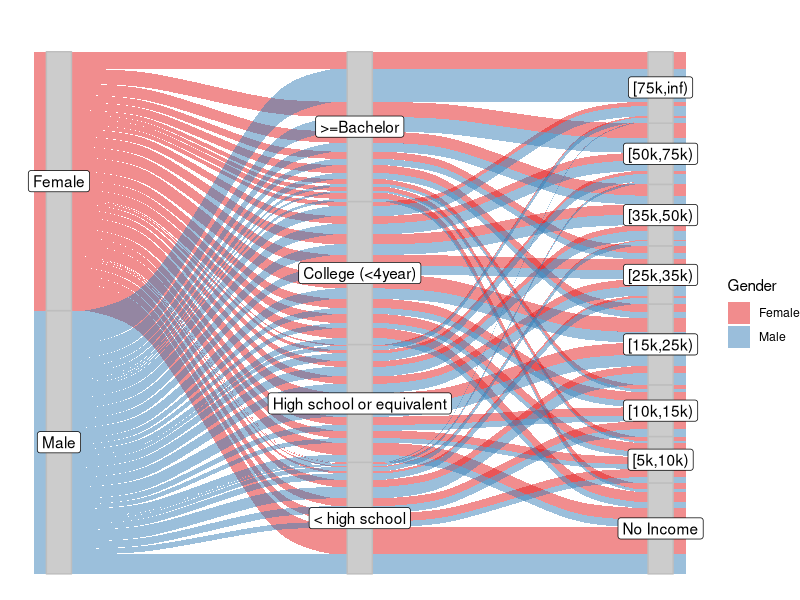
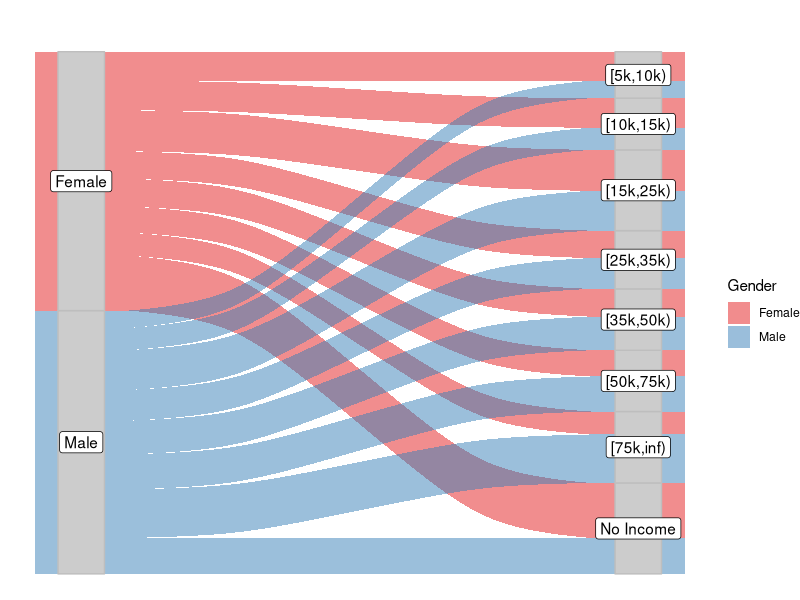
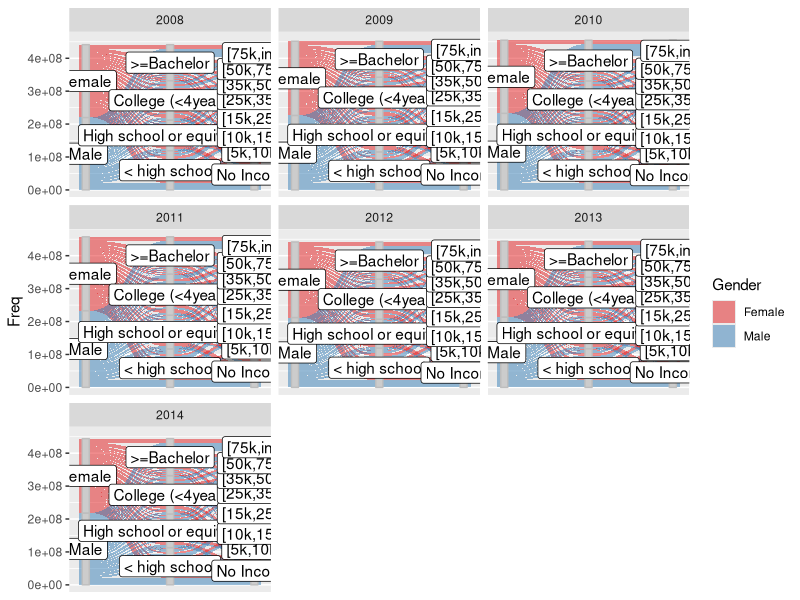

R code for these plots, in order:
library(dplyr)
library(ggplot2)
library(tidyverse)
library(ggalluvial)
library(patchwork)

data<-read.csv(file = 'ca-educational-attainment-personal-income-2008-2014.csv', header = TRUE)
data_p<-na.omit(data)
data_p$Educational.Attainment<-factor(data_p$Educational.Attainment,
                                      levels = c("Bachelor's degree or higher","Some college, less than 4-yr degree",
                                                 "High school or equivalent","No high school diploma"))
data_p$Personal.Income<-factor(data_p$Personal.Income, 
                               levels = c('$75,000 and over','$50,000 to $74,999','$35,000 to $49,999','$25,000 to $34,999',
                                          '$15,000 to $24,999','$10,000 to $14,999','$5,000 to $9,999','No Income'))
data_p$Year<-fct_recode(data_p$Year,
                        "2008"='01/01/2008 12:00:00 AM',"2009"='01/01/2009 12:00:00 AM',
                        "2010"='01/01/2010 12:00:00 AM',"2011"='01/01/2011 12:00:00 AM',
                        "2012"='01/01/2012 12:00:00 AM',"2013"='01/01/2013 12:00:00 AM',
                        "2014"='01/01/2014 12:00:00 AM')

data_p$Educational.Attainment<- fct_recode(data_p$Educational.Attainment,
                                               ">=Bachelor" = "Bachelor's degree or higher","College (<4year)" = "Some college, less than 4-yr degree",
                                               "High school or equivalent" = "High school or equivalent","< high school" = "No high school diploma")
data_p$Personal.Income<- fct_recode(data_p$Personal.Income,
                                        "[75k,inf)"='$75,000 and over',"[50k,75k)"='$50,000 to $74,999',"[35k,50k)"='$35,000 to $49,999',
                                        "[25k,35k)"='$25,000 to $34,999',"[15k,25k)"='$15,000 to $24,999',"[10k,15k)"='$10,000 to $14,999',
                                        "[5k,10k)"='$5,000 to $9,999','No Income'='No Income')


#ggalluvial
#make it a function in convenience to plot by year
plot_alluvial<-function(year=0){
  if (!year==0){
    data_alluvial <- data_p %>% filter(Year == year) %>%
      group_by(Gender, Educational.Attainment, Personal.Income) %>%
      summarise(Freq = sum(Population.Count)) %>% ungroup()
  }else{
    data_alluvial <- data_p %>% group_by(Gender, Educational.Attainment, Personal.Income) %>%
      summarise(Freq = sum(Population.Count)) %>% ungroup()
    
  }
  
p<-ggplot(data = data_alluvial, aes(y = Freq, axis1 = Gender, axis2 = Educational.Attainment,
                                 axis3 = Personal.Income))+
  geom_alluvium(aes(fill = Gender), width = 1/6) +
  geom_stratum(width = 1/12, fill = "grey80", color = "grey") +
  geom_label(stat = "stratum", 
             aes(label = after_stat(stratum))) +
  scale_x_discrete(expand = c(.05, .05)) +
  scale_fill_brewer(type = "qual", palette = "Set1") +
  ggtitle("") +
  theme_void()
  
  return (p)
}

plot_alluvial()

#If we omit educational attempt, relation between gender and income are clearer.
#Or maybe stacked bar?
data_alluvial_2 <- data_p %>% group_by(Gender, Personal.Income) %>%
  summarise(Freq = sum(Population.Count)) %>% ungroup()
ggplot(data = data_alluvial_2, aes(y = Freq, axis1 = Gender, axis2 = fct_rev(fct_relevel(Personal.Income,'No Income'))))+
  geom_alluvium(aes(fill = Gender), width = 1/6) +
  geom_stratum(width = 1/12, fill = "grey80", color = "grey") +
  geom_label(stat = "stratum", 
             aes(label = after_stat(stratum))) +
  scale_x_discrete(expand = c(.05, .05)) +
  scale_fill_brewer(type = "qual", palette = "Set1") +
  ggtitle("") +
  theme_void()

#Over years
data_alluvial_year <- data_p %>% group_by(Gender, Educational.Attainment, Personal.Income) %>%
  summarise(Freq = sum(Population.Count), Year = Year) %>% ungroup()

#If we use facet, too small for observation
ggplot(data = data_alluvial_year, aes(y = Freq, axis1 = Gender, axis2 = Educational.Attainment,
                                 axis3 = Personal.Income))+
  geom_alluvium(aes(fill = Gender), width = 1/6) +
  geom_stratum(width = 1/12, fill = "grey80", color = "grey") +
  geom_label(stat = "stratum", 
             aes(label = after_stat(stratum))) +
  scale_x_discrete(expand = c(.05, .05)) +
  scale_fill_brewer(type = "qual", palette = "Set1") +
  facet_wrap(vars(Year))
  ggtitle("") +
  theme_void()
  
#Do it separately for each year
#We make the alluvial plot a function: plot_allvial as shown above
p1<-plot_alluvial(2008)
p2<-plot_alluvial(2009)
p3<-plot_alluvial(2010)
p5<-plot_alluvial(2012)
p6<-plot_alluvial(2013)
p7<-plot_alluvial(2014)


#Should observe in other ways (quantative ones)
 